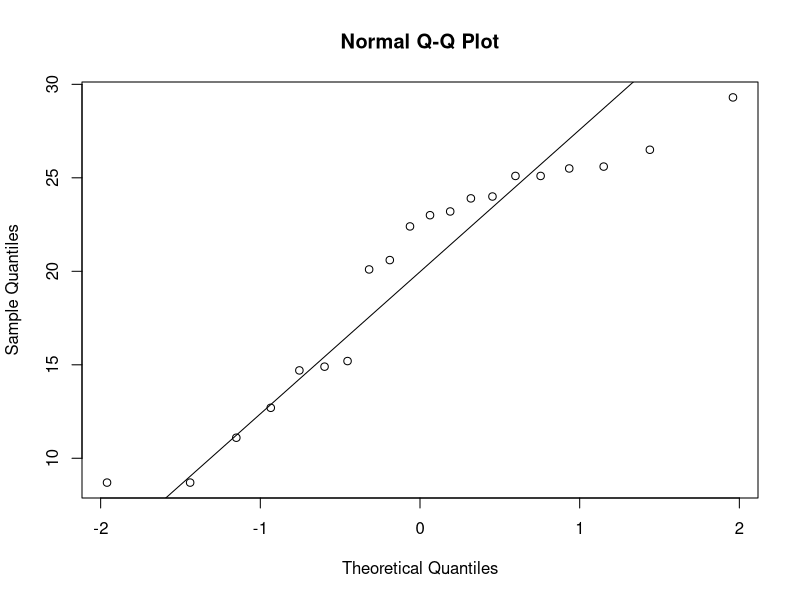
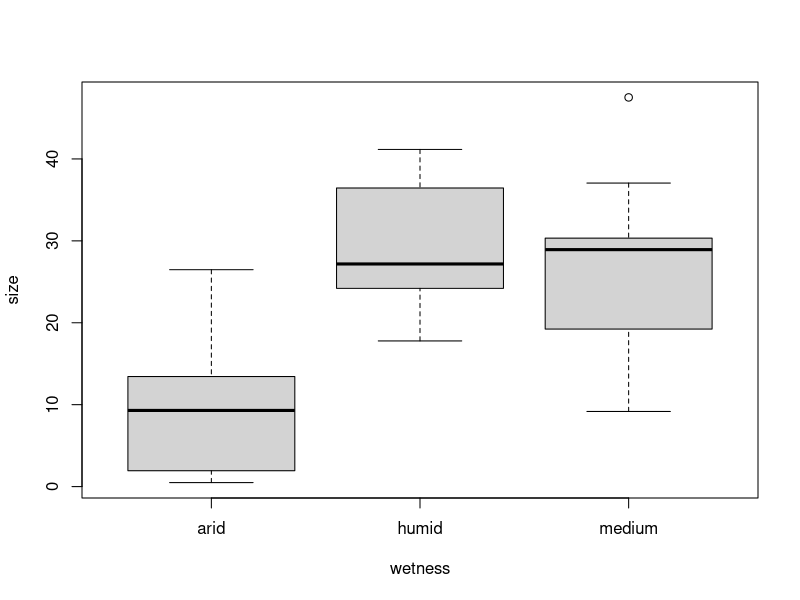

R code for these plots, in order: (Note: this script raises an error after producing the figures.)
## ---- chunk 1
rm(list = ls())
#options(digits = 3)
Sys.setlocale("LC_MESSAGES", "en_US.utf8")
library(DiagrammeR)
## ---- chunk 2
cat('# ', rmarkdown::metadata$title)
## ---- chunk 3
cat('## ', rmarkdown::metadata$subtitle)
## ---- chunk 4
cat('### ', rmarkdown::metadata$author)
## ---- chunk 5
cat('#### ', rmarkdown::metadata$institute)
## ---- chunk 6
cat(rmarkdown::metadata$date)
## ---- chunk 7

grViz("digraph {
      # node definitions with substituted label text
      node [fontname = Helvetica, shape = rectangle]        
      tab1 [label = '@@1', shape='diamond']
      tab2 [label = '@@2', shape='diamond']
      tab3 [label = '@@3']
      tab4 [label = '@@4']
      tab5 [label = '@@5']

      # edge definitions with the node IDs
      tab1 -> tab2[label='yes'];
      tab2 -> tab3[label='yes'];
      tab2 -> tab4[label='no'];
      tab1 -> tab5[label='no'];
      }

      [1]: 'normal distributed?\\nks.test; shapiro.test'
      [2]: 'homogenous variances?\\nf.test'
      [3]: 't.test'
      [4]: 't.test with \\n welch correction'
      [5]: 'Non-Parametric Tests'
      ")

## ---- chunk 8
blade_length<-c(14.9, 24.0, 8.7, 29.3, 25.5, 23.9, 22.4,
                12.7, 8.7, 25.1, 25.6, 14.7, 23.0, 23.2,
                26.5, 11.1, 15.2, 20.6, 20.1, 25.1)

ks.test(blade_length,"pnorm",mean(blade_length),sd(blade_length))
## ---- chunk 9
shapiro.test(blade_length)
## ---- chunk 10
qqnorm(blade_length)
qqline(blade_length)
## ---- chunk 11
blade_length <- read.csv("blade_length.csv")
var.test(length~site,data=blade_length)
## ---- chunk 12
t.test(length ~ site, data=blade_length, var.equal=T)
## ---- chunk 13
blade_length3 <- read.csv("blade_length3.csv")

var.test(length ~ site, data = blade_length3)
## ---- chunk 14
t.test(length ~ site, data = blade_length3)
## ---- chunk 15
settlements <- read.csv("settlements.csv")
head(settlements)
## ---- chunk 16
p.adjust(c(0.2869584, 1.939408e-07, 3.436855e-05), method = "bonferroni")
## ---- chunk 17
boxplot(size~wetness, data=settlements)
## ---- chunk 18
summary(aov(size~wetness, data=settlements))
## ---- chunk 19
summary.lm(aov(size~wetness, data=settlements))
## ---- chunk 20
wetness.new<-relevel(settlements$wetness, ref ="medium")
summary.lm(aov(settlements$size~wetness.new))
## ---- chunk 21
pairwise.t.test(settlements$size,settlements$wetness,
p.adjust="bonferroni")
## ---- chunk 22
boxplot(size~regions, data=settlements)
## ---- chunk 23
interaction.plot(settlements$wetness, settlements$regions,
settlements$size)
## ---- chunk 24
summary(aov(size~wetness*regions, data=settlements))
